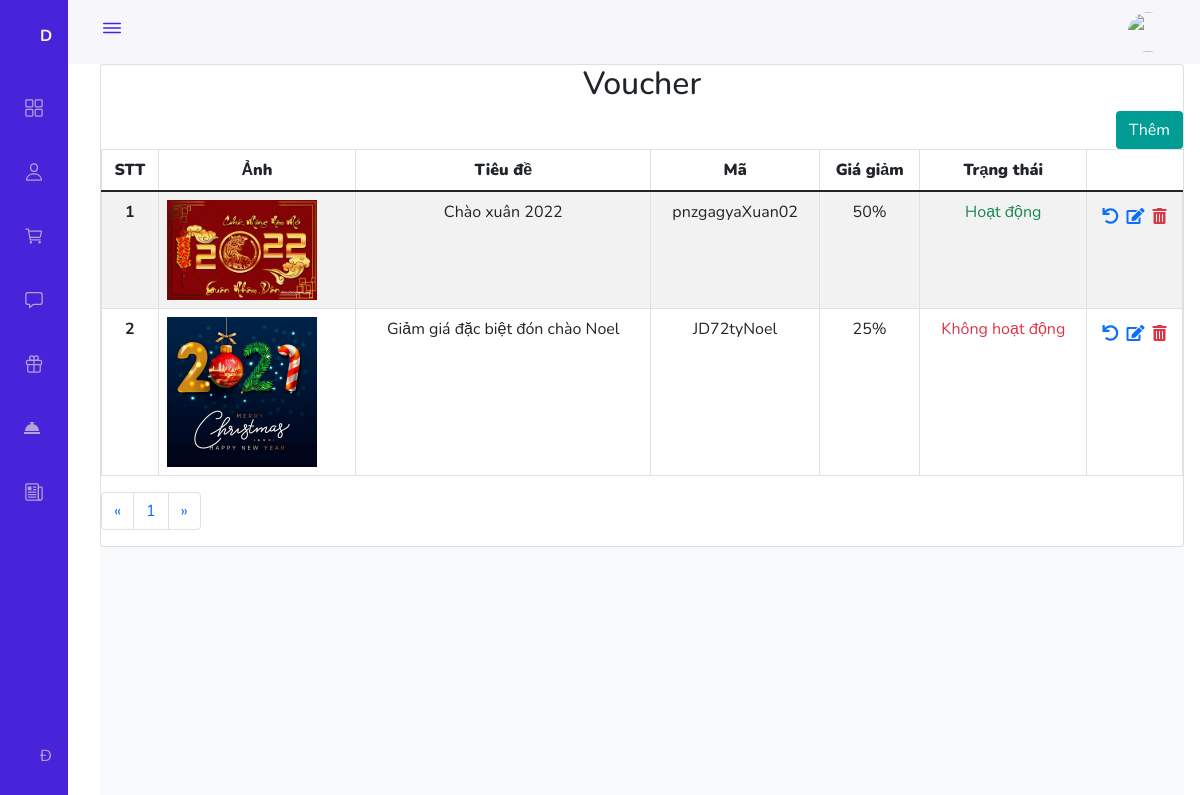
Page /Admin/Voucher/index.php (signed in) on the committed database.
### tables this page shows
CREATE TABLE `voucher` (
  `id_voucher` int(11) NOT NULL,
  `title` varchar(255) NOT NULL,
  `description` varchar(1000) NOT NULL,
  `sales` varchar(255) NOT NULL,
  `discount` varchar(255) NOT NULL,
  `img` varchar(255) NOT NULL,
  `status` int(11) NOT NULL DEFAULT 0
);

### Admin/Voucher/index.php (called while the page is built, shortened)
<?php
require_once '../../global.php';
require_once '../../Dao/Pdo.php';
require_once '../../Dao/Voucher.php';
require_once '../layouts.php';

### Dao/Pdo.php (called while the page is built, shortened)
<?php
function pdo_get_connection()
{
    $dburl = "mysql:host=localhost;dbname=villa_flamingo";
    $username = "root";
    $password = "";
    $conn = new PDO($dburl, $username, $password);
    $conn->setAttribute(PDO::ATTR_ERRMODE, PDO::ERRMODE_EXCEPTION);
    return $conn;
}
function pdo_query($sql)
{
    try {
        $conn = pdo_get_connection();
        $stmt = $conn->prepare($sql);
        $stmt->execute();
        $rows = $stmt->fetchAll();
        return $rows;
    } catch (PDOException $e) {
        echo "lỗi: ";
        $e->getMessage();
    } finally {
        unset($conn);
    }
}
function row_count_all($sql)
{
    $sql_args = array_slice(func_get_args(), 1);
    try {
        $conn = pdo_get_connection();
        $stmt = $conn->prepare($sql);
        $stmt->execute($sql_args);
        $total = $stmt->rowCount();
        return $total;
    } catch (PDOException $e) {
        throw $e;
    } finally {
        unset($conn);
    }
}

### Dao/Voucher.php (called while the page is built, shortened)
<?php
function select_all($start, $end)
{
    $sql = "SELECT * FROM `voucher`  WHERE NOT `id_voucher` = 1 ORDER BY  `id_voucher` DESC LIMIT " . $start . " , " . $end . "";
    return pdo_query($sql);
}
function count_voucher()
{
    $sql = "SELECT * FROM `voucher` ";
    return row_count_all($sql);
}

### global.php (called while the page is built, shortened)
<?php
$ROOT_URL = "http://localhost/duan1/du_an_1";
$CONTENT_URL = "$ROOT_URL/Content";

### Admin/Voucher/list.php (the view, shortened to what this page needs)
<?php
$total = count_voucher();
$items_per_page = 5;
$page = ceil($total / $items_per_page);
$cr_page = (isset($_GET['page'])) ? $_GET['page'] : 1;
$start = ($cr_page - 1) * $items_per_page;
$i = 1;
$data = select_all($start, $items_per_page);
?><h2 class="heading text-center">Voucher</h2>
<div class="d-flex justify-content-end">
    <a href="?btn_add" class="btn" style="background-color: #019d94; color: white">Thêm</a>
</div>
<table class="table table-striped text-center table-bordered">
    <thead>
        <tr>
            <th scope="col"><b>STT</b></th>
            <th scope="col"><b>Ảnh</b></th>
            <th scope="col"><b>Tiêu đề</b></th>
            <th scope="col"><b>Mã</b></th>
            <th scope="col"><b>Giá giảm</b></th>
            <th scope="col"><b>Trạng thái</b></th>
        </tr>
    </thead>
    <tbody>
        <?php
        foreach ($data as $item) {
        ?>
            <tr>
                <th scope="row"><?= $i++ ?><input class="form-group" type="hidden" name="id_villa" value="<?= $item['id_voucher'] ?>"></th>
                <td>
                    <div style="width: 150px;">
                        <img src="<?= $CONTENT_URL ?>/Images/<?= $item['img'] ?>" alt="">
                    </div>
                </td>
                <td><?= $item['title'] ?></td>
                <td><?= $item['discount'] ?></td>
                <td><?= $item['sales'] ?>%</td>
                <td>
                    <?php echo $item['status'] == 1 ? "<p class='text-success'>Hoạt động</p>" : "<p class='text-danger'>Không hoạt động</p>" ?>
                </td>
                <td><a href="?btn_change=<?= $item['id_voucher'] ?>" class="fas fa-undo"></a><a href="?btn_edit=<?= $item['id_voucher'] ?>" class="fas fa-edit m-2"></a><a onclick="return alter_delete()" href="index.php?btn_delete=<?= $item['id_voucher'] ?>" style="cursor: pointer;" class="fas fa-trash-alt text-danger"></a></td>
            </tr>
        <?php
        }
        ?>
    </tbody>
</table>
<nav aria-label="Page navigation example">
    <ul class="pagination">
        <li class="page-item">
            <a class="page-link" href="#" aria-label="Previous">
                <span aria-hidden="true">&laquo;</span>
            </a>
        </li>
        <?php for ($i = 1; $i <= $page; $i++) {
        ?>
            <li class="page-item"><a class="page-link" href="?page=<?= $i ?>"><?= $i ?></a></li>
        <?php } ?>
        <li class="page-item">
            <a class="page-link" href="#" aria-label="Next">
                <span aria-hidden="true">&raquo;</span>
            </a>
        </li>
    </ul>
</nav>

### Content/CSS/admins.css (style rules this page uses)
:root { --header-height: 3rem; --nav-width: 68px; --first-color: #4723D9; --first-color-light: #AFA5D9; --white-color: #F7F6FB; --body-font: 'Nunito', sans-serif; --normal-font-size: 1rem; --z-fixed: 100 }
body { position: relative; margin: var(--header-height) 0 0 0; padding: 0 1rem; font-family: var(--body-font); font-size: var(--normal-font-size); transition: .5s }
a { text-decoration: none }
@media screen and (min-width: 768px) { body { margin: calc(var(--header-height) + 1rem) 0 0 0; padding-left: calc(var(--nav-width) + 2rem) } }

### Admin/layouts.php (style rules this page uses)
img { width: 100%; height: 100%; object-fit: cover; }

### rows in the picture
voucher: img (picture), title "Chào xuân 2022", discount "pnzgagyaXuan02", sales "50", status "Hoạt động"
voucher: img (picture), title "Giảm giá đặc biệt đón chào Noel", discount "JD72tyNoel", sales "25", status "Không hoạt động"
